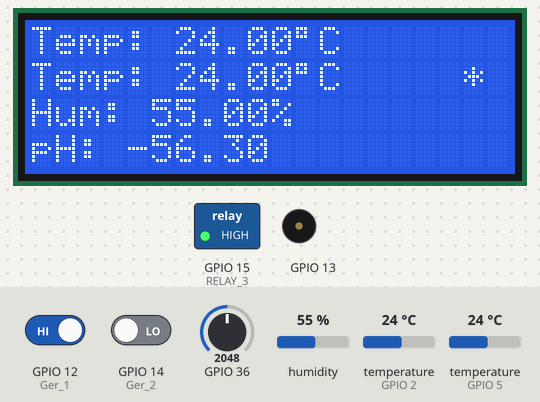
Bench run of a sketch on a simulated ESP32. On the bench: 20×4 character LCD, switched loads named in the sketch (green lamp = pin HIGH), buzzer (waves = sounding). Inputs (shaded band) come from the test bench; at power-on: GPIO 12 (Ger_1) HIGH, temperature (sensors on GPIO 2, GPIO 5) 24 °C, GPIO 14 (Ger_2) LOW, GPIO 36 = 2048, humidity 55 %. The local clock reads 2024-03-15 10:24:30 at power-on unless the sketch sets it.

Above: at 4.6 s.
4.7 s: GPIO 12 (Ger_1) driven LOW
At 7.2 s:
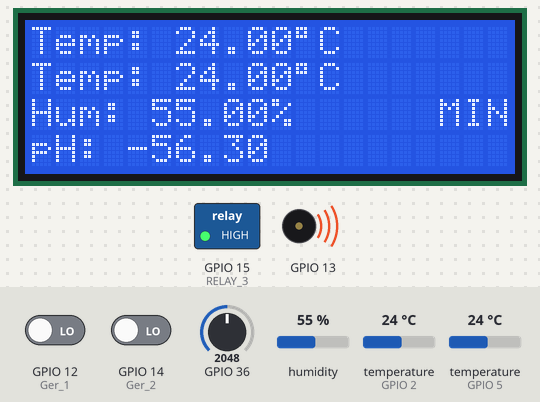
7.9 s: temperature (sensor on GPIO 2) set to 10.8 °C
At 8.7 s:
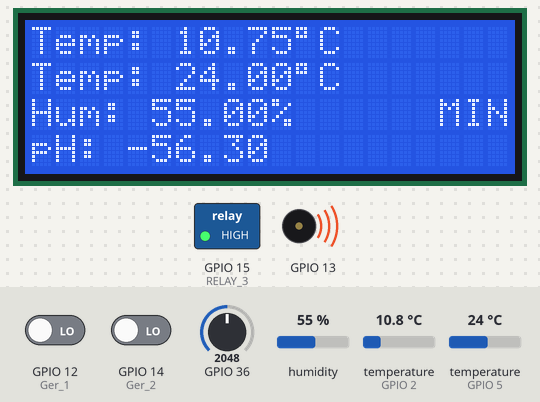
9.7 s: temperature (sensor on GPIO 2) set to 9.3 °C
At 11.3 s:
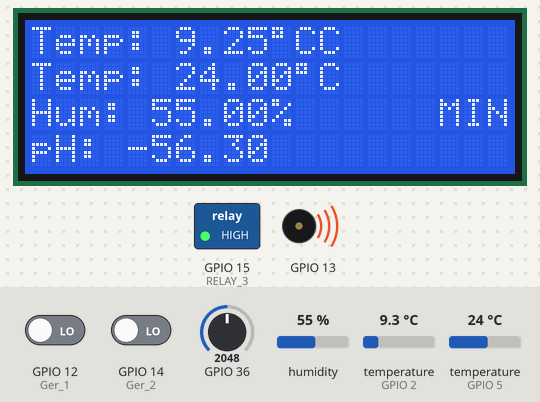
11.8 s: temperature (sensor on GPIO 5) set to 10.3 °C
At 13.7 s:
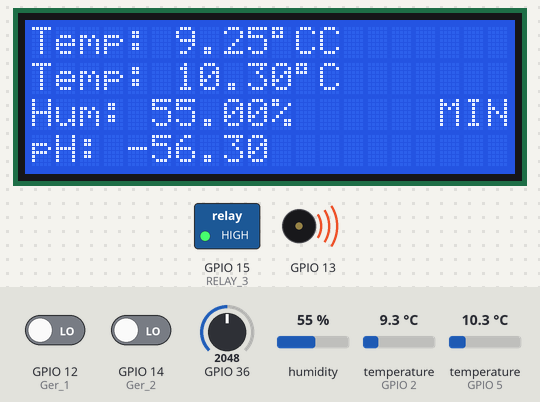
14.0 s: temperature (sensor on GPIO 5) set to 9.4 °C
At 15.2 s:
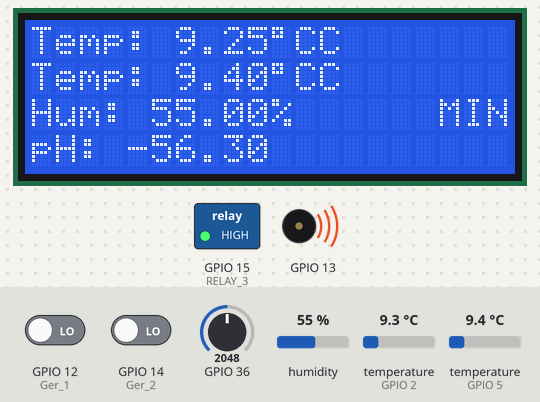
16.1 s: GPIO 14 (Ger_2) driven HIGH
At 17.6 s:
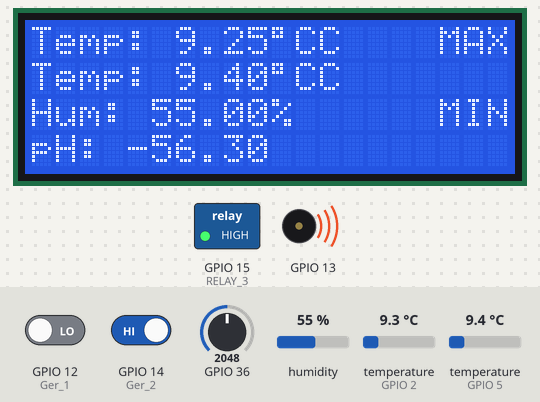
Timing chart, 0 to 19.1 s (numbered marks = the images above; inputs shaded):
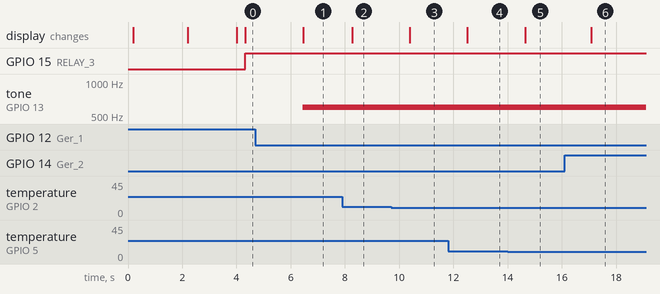

The sketch:

peredelal_27_05_24.ino
```cpp
//Библиотеки*******************************************************************************************************

#include <Wire.h>                   // библиотека для работы I²C
#include <DallasTemperature.h>      // библиотека для работы с датчиком температуры DS18B20
#include <RTClib.h>                 // библиотека для работы с часами реального времени
#include <microDS18B20.h>           // библиотека для погружного датчика температуры
#include <OneWire.h>                // библиотека для взаимодействия с устройствами по шине 1-Wire
#include "DHT.h"                    // библиотека для работы с датчиком DHT22
#include <LiquidCrystal_I2C.h>      // библиотека для LCD

//Рестарт**********************************************************************************************************
int counter = 1;

//LCD дисплей******************************************************************************************************
int lcdColumns = 20;
int lcdRows = 4;
LiquidCrystal_I2C lcd(0x27, lcdColumns, lcdRows);     // присваиваем имя LCD для дисплея

//Датчик реального времени******************************************************************************************
RTC_DS1307 DS1307_RTC;
char Week_days[7][12] = {"Sunday", "Monday", "Tuesday", "Wednesday", "Thursday", "Friday", "Saturday"};

//DHT датчик********************************************************************************************************
uint8_t DHTPin = 5;            // цифровой пин, к которому подключен контакт данных датчика
#define DHTTYPE DHT22          // константа для быстрого переключения типов датчиков, например, можно переопределить DHT11
DHT dht(DHTPin, DHTTYPE);      // инициализируем датчик
float Temperature;
float Humidity;
unsigned long timeDHT;

//pH датчик**********************************************************************************************************
#define printInterval    800
#define samplingInterval 20
float calibration_value = 70;
int phval = 0;
unsigned long int avgval;
int buffer_arr[10], temp;

//Реле**************************************************************************************************************
#define RELAY_3 15     // Пин для реле 3
//#define RELAY_2 16     // Добавляем пин для реле 2!!!!!!!!!!!!!!
//#define RELAY_4 17     // Добавляем пин для реле 4!!!!!!!!!!!!!

//Герконы************************************************************************************************************
#define Ger_1 12       // Геркон 1
boolean G1;            // Переменная для Ger_1. Тип Boolean т.е. (Да/Нет)
#define Ger_2 14       // Геркон 2
boolean G2;            // Переменная для Ger_2. Тип Boolean т.е. (Да/Нет)

//Кнопки************************************************************************ (Не задействованы на данный момент)
#define Button_1 5           // Кнопка 1 для реле 1 (включает и выключает)
boolean butt_flag_1 = 0;     // вспомогательная переменная для управления реле 2
boolean btState_1;           // считывание состояния кнопки 1
boolean relay_flag = 0;      // вспомогательная переменная для управления реле 2
unsigned long last_press_1;

// Термодатчик DS18B20***********************************************************************************************
const int oneWireBus = 2;
OneWire oneWire(oneWireBus);
DallasTemperature sensors(&oneWire);
//MicroDS18B20 <3> qwerty;       // Создаем термометр без адреса на пине D2
//int w;
unsigned long timing;          // Переменная для хранения точки отсчета
/*#define ONE_WIRE_BUS 7               // Указываем пин подключения data-вывода датчика температуры
#define term_power 8                   // Указываем пин подключения питания датчика температуры
OneWire oneWire(ONE_WIRE_BUS);         // Сообщаем библиотеке об устройстве, работающем по протоколу 1-Wire
DallasTemperature sensors(&oneWire);   // Связываем функции библиотеки DallasTemperature с нашим 1-Wire устройством (DS18B20)
*/

void setup()
{
  Serial.begin(115200);               // задает скорость передачи данных в бит/с (бод)
  delay(100);

  lcd.begin();                        // инициализация lcd
  lcd.backlight();                    // включаем подсветку
  lcd.setCursor(5, 1);                // указываем координаты Aquaponics
  lcd.print("Aquaponics");            // выводим надпись Aquaponics
  lcd.setCursor(5, 2);                // указываем координаты для версии аквапоники
  lcd.print("beta 0.0.1");            // выводим надпись версии аквапоники

  if (!DS1307_RTC.begin()) {
    Serial.println("Couldn't find RTC");
    while (1);
  }

  pinMode(DHTPin, INPUT);
  dht.begin();                        // запускаем датчик DHT22

  sensors.begin();                    // Запускаем библиотеку измерения температуры DS18B20
//  pinMode(term_power, OUTPUT);      // Определяем пин подключения питания датчика температуры DS18B20

  pinMode(RELAY_3, OUTPUT);           // Определяем пин реле 3 как выход
  //pinMode(RELAY_2, OUTPUT);           // Определяем пин реле 2 как выход!!!!!!!!!
  //pinMode(RELAY_4, OUTPUT);           // Определяем пин реле 4 как выход!!!!!!!!!!!

  pinMode(Ger_1, INPUT);              // Определяем пин геркона как вход
  pinMode(Ger_2, INPUT);              // Определяем пин геркона как вход

//  pinMode(Button_1, INPUT_PULLUP);  // Определяем пин кнопки как вход со стягивающим резистором
  delay(2000);                        // задержка 2 секунды
  lcd.clear();                        // очистка lcd от текста
 // ESP.restart();                    // перезапуск ESP32
}

void loop()
{
  delay(1000);
  ds18b20();
  dht22();
  ph_sensor();
//  button();
//  real_time_clock();

//Реле, которое управляется часами реального времени***********************************************
  DateTime now = DS1307_RTC.now();
  float Hour = now.hour();            // переменная, которая запоминает текущий час
  float y = 7;                        // час, когда включиться свет
  float n = 20;                       // час, когда выключиться свет

  if (Hour < n && Hour > y)
  {
    //digitalWrite(RELAY_2, LOW);!!!!!!
    //digitalWrite(RELAY_4, LOW);!!!!!!
  }
  else
  {
    //digitalWrite(RELAY_2, HIGH);!!!!!
    //digitalWrite(RELAY_4, HIGH);!!!!!
  }

//Работа с сенсором DHT_22*************************************************************************

  static uint32_t printErrorDHT = millis();
  if (Humidity > 60)
  {
    digitalWrite(RELAY_3, LOW);
  }
  else
  {
    digitalWrite(RELAY_3, HIGH);
  }

// Термодатчик*****************************************************************************************
// float e = qwerty.getTemp(); // закомментированный код
// if(e > 29)
// {
//   tone(13, 600);                   // включаем пищалку
// }
// else
// {
//   noTone (13);                   // выключаем пищалку
// }

// Герконы*****************************************************************************************
  G2 = digitalRead(Ger_2);            // считываем и запоминаем значение геркона
  if (G2 == HIGH)
  {
    lcd.setCursor(17, 0);              // задаём начальные координаты для надписи на LCD дисплее
    lcd.print("MAX");                 // выводим надпись на LCD дисплей
    tone (13, 600);
  }
  else
  {
    lcd.setCursor(17, 0);              // задаём начальные координаты для надписи на LCD дисплее
    lcd.print("   ");                 // ничего не выводим на LCD дисплей
    noTone (13);
  }

  G1 = digitalRead(Ger_1);            // считываем и запоминаем значение геркона
  if (G1 == LOW)
  {
    lcd.setCursor(17, 2);              // задаём начальные координаты для надписи на LCD дисплее
    lcd.print("MIN");                 // выводим надпись на LCD дисплей
    tone (13, 600);                   // включаем пищалку
  }
  else
  {
    lcd.setCursor(17, 2);              // задаём начальные координаты для надписи на LCD дисплее
    lcd.print("   ");                 // ничего не выводим на LCD дисплей
    noTone (13);                      // выключаем пищалку
  }

  if (G2 == LOW && G1 == HIGH)
  {
    lcd.setCursor(18, 1);              // задаём начальные координаты для надписи на LCD дисплее
    lcd.print("*");                   // выводим надпись на LCD дисплей
  }
  else
  {
    lcd.setCursor(17, 1);              // задаём начальные координаты для надписи на LCD дисплее
    lcd.print("  ");                  // ничего не выводим на LCD дисплей
  }
}

//******************************************************************************************************************
//      В этой части будут храниться функции
//******************************************************************************************************************

void resetAll()
{
  ESP.restart();
}

void button()
{
btState_1 = !digitalRead(Button_1);              // читаем инвертированное значение для удобства
 if (btState_1 == 1 && butt_flag_1 == 0 && millis() - last_press_1 > 100)    // проверка нажатия
  {
    butt_flag_1 = 1;
    relay_flag = !relay_flag;
    digitalWrite(RELAY_3, relay_flag);
    last_press_1 = millis();
  }
 if (btState_1 == 0 && butt_flag_1 == 1)         // проверка отпускания
  {
    butt_flag_1 = 0;
  }
}

void real_time_clock()
{
    DateTime now = DS1307_RTC.now();

    Serial.print(now.year(), DEC);
    Serial.print('/');
    Serial.print(now.month(), DEC);
    Serial.print('/');
    Serial.print(now.day(), DEC);
    Serial.print(" (");
    Serial.print(Week_days[now.dayOfTheWeek()]);
    Serial.print(") ");
    Serial.print(now.hour(), DEC);
    Serial.print(':');
    Serial.print(now.minute(), DEC);
    Serial.print(':');
    Serial.print(now.second(), DEC);
    Serial.println();

    delay(1000);
}

//Функция термодатчика DS18B20*************************************************************************
void ds18b20()
{
  sensors.requestTemperatures(); // Получаем измеренную температуру
  float tempC = sensors.getTempCByIndex(0); // Получаем температуру в Цельсиях с первого датчика (0)
  lcd.setCursor(0, 0);
  lcd.print("Temp: ");
  lcd.print(tempC);
  lcd.print((char)223); // Символ градуса
  lcd.print("C");
}

//Функция DHT22*************************************************************************
void dht22()
{
  Temperature = dht.readTemperature(); // Считываем температуру с датчика DHT22
  Humidity = dht.readHumidity(); // Считываем влажность с датчика DHT22
  if (isnan(Temperature) || isnan(Humidity)) {
    Serial.println("Failed to read from DHT sensor!");
    return;
  }
  lcd.setCursor(0, 1);
  lcd.print("Temp: ");
  lcd.print(Temperature);
  lcd.print((char)223); // Символ градуса
  lcd.print("C");
  lcd.setCursor(0, 2);
  lcd.print("Hum: ");
  lcd.print(Humidity);
  lcd.print("%");
}

//Функция датчика pH*************************************************************************
void ph_sensor()
{
  for (int i = 0; i < 10; i++)
  {
    buffer_arr[i] = analogRead(A0); // Заполнение буфера данными с аналогового пина A0
    delay(30);
  }
  avgval = 0;
  for (int i = 0; i < 10; i++)
  {
    avgval += buffer_arr[i];
  }
  avgval /= 10;
  float volt = avgval * 5.0 / 1024;
  float ph_act = -5.70 * volt + calibration_value / 100;
  lcd.setCursor(0, 3);
  lcd.print("pH: ");
  lcd.print(ph_act, 2);
}
```

Measured:
- the behaviour switches between 10 and 9.9 °C on temperature (sensor on GPIO 2) (found by bisection; images 2 and 3)
- the behaviour switches between 10 and 9.9 °C on temperature (sensor on GPIO 5) (found by bisection; images 4 and 5)
- after the input at 4.7 s, tone on GPIO 13: silent → 600 Hz after 1.8 s; the display: changes after 1.8 s (image 1)
- after the input at 7.9 s, the display: changes after 0.36 s (image 2)
- after the input at 9.7 s, the display: changes after 0.69 s (image 3)
- after the input at 11.8 s, the display: changes after 0.71 s (image 4)
- after the input at 14.0 s, the display: changes after 0.64 s (image 5)
- after the input at 16.1 s, the display: changes after 0.99 s (image 6)
